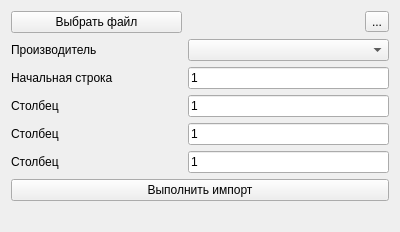
<?xml version="1.0" encoding="UTF-8"?>
<ui version="4.0">
 <class>ImportData</class>
 <widget class="QWidget" name="ImportData">
  <property name="geometry">
   <rect>
    <x>0</x>
    <y>0</y>
    <width>400</width>
    <height>229</height>
   </rect>
  </property>
  <property name="windowTitle">
   <string>Form</string>
  </property>
  <layout class="QGridLayout" name="gridLayout_2">
   <item row="0" column="0">
    <layout class="QGridLayout" name="gridLayout">
     <item row="4" column="1" colspan="2">
      <widget class="QLineEdit" name="leFirstCol">
       <property name="text">
        <string>1</string>
       </property>
      </widget>
     </item>
     <item row="5" column="1" colspan="2">
      <widget class="QLineEdit" name="leSecCol">
       <property name="text">
        <string>1</string>
       </property>
      </widget>
     </item>
     <item row="4" column="0">
      <widget class="QLabel" name="lbFirstCol">
       <property name="text">
        <string>Столбец</string>
       </property>
      </widget>
     </item>
     <item row="5" column="0">
      <widget class="QLabel" name="lbSecCol">
       <property name="text">
        <string>Столбец</string>
       </property>
      </widget>
     </item>
     <item row="8" column="0" colspan="3">
      <widget class="QPushButton" name="pbImport">
       <property name="text">
        <string>Выполнить импорт</string>
       </property>
      </widget>
     </item>
     <item row="2" column="1" colspan="2">
      <widget class="QComboBox" name="cbManufacturer"/>
     </item>
     <item row="3" column="0">
      <widget class="QLabel" name="lbStartRow">
       <property name="text">
        <string>Начальная строка</string>
       </property>
      </widget>
     </item>
     <item row="1" column="1">
      <widget class="QLabel" name="lbFilePath">
       <property name="text">
        <string/>
       </property>
      </widget>
     </item>
     <item row="1" column="2">
      <widget class="QToolButton" name="tbSaveCurrSettings">
       <property name="toolTip">
        <string>&lt;html&gt;&lt;head/&gt;&lt;body&gt;&lt;p&gt;Сохранить настройки&lt;/p&gt;&lt;/body&gt;&lt;/html&gt;</string>
       </property>
       <property name="text">
        <string>...</string>
       </property>
      </widget>
     </item>
     <item row="1" column="0">
      <widget class="QPushButton" name="pbChooseFile">
       <property name="text">
        <string>Выбрать файл</string>
       </property>
      </widget>
     </item>
     <item row="3" column="1" colspan="2">
      <widget class="QLineEdit" name="leStartRow">
       <property name="text">
        <string>1</string>
       </property>
      </widget>
     </item>
     <item row="2" column="0">
      <widget class="QLabel" name="lbManufacturer">
       <property name="text">
        <string>Производитель</string>
       </property>
      </widget>
     </item>
     <item row="6" column="1" colspan="2">
      <widget class="QLineEdit" name="leThirdCol">
       <property name="text">
        <string>1</string>
       </property>
      </widget>
     </item>
     <item row="6" column="0">
      <widget class="QLabel" name="lbThirdCol">
       <property name="text">
        <string>Столбец</string>
       </property>
      </widget>
     </item>
    </layout>
   </item>
   <item row="1" column="0">
    <widget class="QLabel" name="lbProgress">
     <property name="text">
      <string/>
     </property>
    </widget>
   </item>
  </layout>
 </widget>
 <tabstops>
  <tabstop>pbChooseFile</tabstop>
  <tabstop>tbSaveCurrSettings</tabstop>
  <tabstop>cbManufacturer</tabstop>
  <tabstop>leStartRow</tabstop>
  <tabstop>leFirstCol</tabstop>
  <tabstop>leSecCol</tabstop>
  <tabstop>leThirdCol</tabstop>
  <tabstop>pbImport</tabstop>
 </tabstops>
 <resources/>
 <connections>
  <connection>
   <sender>pbChooseFile</sender>
   <signal>clicked()</signal>
   <receiver>ImportData</receiver>
   <slot>slotShowChooseFileDlg()</slot>
   <hints>
    <hint type="sourcelabel">
     <x>66</x>
     <y>32</y>
    </hint>
    <hint type="destinationlabel">
     <x>199</x>
     <y>149</y>
    </hint>
   </hints>
  </connection>
  <connection>
   <sender>tbSaveCurrSettings</sender>
   <signal>clicked()</signal>
   <receiver>ImportData</receiver>
   <slot>slotSaveCurrSettings()</slot>
   <hints>
    <hint type="sourcelabel">
     <x>387</x>
     <y>30</y>
    </hint>
    <hint type="destinationlabel">
     <x>199</x>
     <y>149</y>
    </hint>
   </hints>
  </connection>
  <connection>
   <sender>cbManufacturer</sender>
   <signal>activated(QString)</signal>
   <receiver>ImportData</receiver>
   <slot>slotLoadSettings()</slot>
   <hints>
    <hint type="sourcelabel">
     <x>389</x>
     <y>58</y>
    </hint>
    <hint type="destinationlabel">
     <x>199</x>
     <y>149</y>
    </hint>
   </hints>
  </connection>
  <connection>
   <sender>pbImport</sender>
   <signal>clicked()</signal>
   <receiver>ImportData</receiver>
   <slot>slotImportData()</slot>
   <hints>
    <hint type="sourcelabel">
     <x>209</x>
     <y>191</y>
    </hint>
    <hint type="destinationlabel">
     <x>199</x>
     <y>87</y>
    </hint>
   </hints>
  </connection>
 </connections>
 <slots>
  <slot>slotShowChooseFileDlg()</slot>
  <slot>slotSaveCurrSettings()</slot>
  <slot>slotLoadSettings()</slot>
  <slot>slotImportData()</slot>
 </slots>
</ui>
